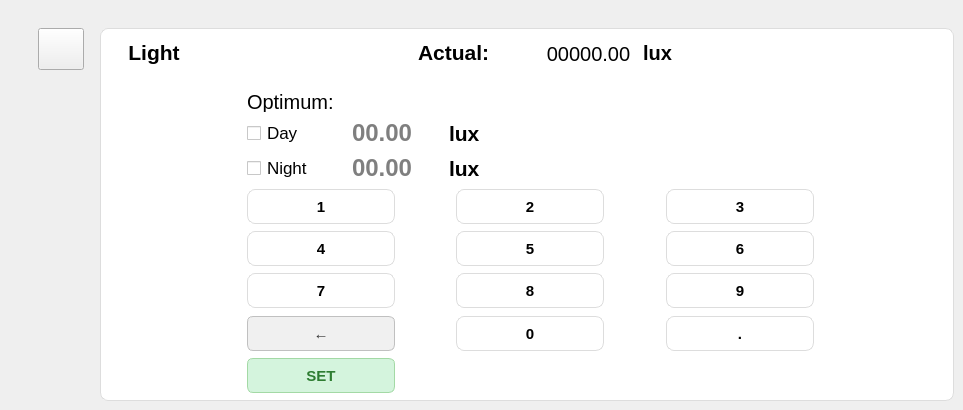
    <widget class="QWidget" name="lightPage">
     <widget class="QPushButton" name="goDashboardFromLight">
      <property name="geometry">
       <rect>
        <x>38</x>
        <y>28</y>
        <width>46</width>
        <height>42</height>
       </rect>
      </property>
      <property name="font">
       <font>
        <pointsize>14</pointsize>
        <weight>75</weight>
        <bold>true</bold>
       </font>
      </property>
      <property name="text">
       <string/>
      </property>
      <property name="icon">
       <iconset>
        <normaloff>image-removebg-preview (2).png</normaloff>image-removebg-preview (2).png</iconset>
      </property>
      <property name="iconSize">
       <size>
        <width>31</width>
        <height>28</height>
       </size>
      </property>
     </widget>
     <widget class="QFrame" name="lightFrame">
      <property name="geometry">
       <rect>
        <x>100</x>
        <y>28</y>
        <width>854</width>
        <height>373</height>
       </rect>
      </property>
      <property name="styleSheet">
       <string notr="true">background-color: #ffffff;   /* Putih bersih */
    border: 1px solid #dddddd;  /* Border abu muda agar tidak terlalu kontras */
    border-radius: 8px;         /* Sudut agak membulat */
</string>
      </property>
      <property name="frameShape">
       <enum>QFrame::StyledPanel</enum>
      </property>
      <property name="frameShadow">
       <enum>QFrame::Raised</enum>
      </property>
      <widget class="QPushButton" name="setLight">
       <property name="geometry">
        <rect>
         <x>147</x>
         <y>330</y>
         <width>148</width>
         <height>35</height>
        </rect>
       </property>
       <property name="font">
        <font>
         <pointsize>11</pointsize>
         <weight>75</weight>
         <bold>true</bold>
        </font>
       </property>
       <property name="styleSheet">
        <string notr="true">  background-color: #d4f4dd;      /* Hijau muda lembut */
    border: 1px solid #a3d9a5;      /* Border hijau natural */
    border-radius: 6px;             /* Sudut agak membulat */
    padding: 5px 12px;              /* Padding untuk kenyamanan klik */
    color: #2e7d32;                 /* Teks hijau gelap */
    font-weight: bold;</string>
       </property>
       <property name="text">
        <string>SET</string>
       </property>
      </widget>
      <widget class="QLabel" name="subActualLightUnit">
       <property name="geometry">
        <rect>
         <x>543</x>
         <y>11</y>
         <width>70</width>
         <height>28</height>
        </rect>
       </property>
       <property name="font">
        <font>
         <pointsize>15</pointsize>
         <weight>75</weight>
         <bold>true</bold>
        </font>
       </property>
       <property name="styleSheet">
        <string notr="true">border: none;
</string>
       </property>
       <property name="text">
        <string>lux</string>
       </property>
      </widget>
      <widget class="QPushButton" name="buttonFiveLight">
       <property name="geometry">
        <rect>
         <x>356</x>
         <y>203</y>
         <width>148</width>
         <height>35</height>
        </rect>
       </property>
       <property name="font">
        <font>
         <pointsize>11</pointsize>
         <weight>75</weight>
         <bold>true</bold>
        </font>
       </property>
       <property name="text">
        <string>5</string>
       </property>
      </widget>
      <widget class="QLabel" name="subLightIcon">
       <property name="geometry">
        <rect>
         <x>100</x>
         <y>7</y>
         <width>39</width>
         <height>35</height>
        </rect>
       </property>
       <property name="styleSheet">
        <string notr="true">border: none;
</string>
       </property>
       <property name="text">
        <string/>
       </property>
       <property name="pixmap">
        <pixmap>istockphoto-1191750833-170667a-removebg-preview (1).png</pixmap>
       </property>
       <property name="scaledContents">
        <bool>true</bool>
       </property>
      </widget>
      <widget class="QLineEdit" name="lightSetPointNight">
       <property name="geometry">
        <rect>
         <x>250</x>
         <y>126</y>
         <width>91</width>
         <height>28</height>
        </rect>
       </property>
       <property name="font">
        <font>
         <pointsize>18</pointsize>
         <weight>75</weight>
         <bold>true</bold>
        </font>
       </property>
       <property name="styleSheet">
        <string notr="true">border: none;
</string>
       </property>
       <property name="text">
        <string/>
       </property>
       <property name="placeholderText">
        <string>00.00</string>
       </property>
      </widget>
      <widget class="QPushButton" name="buttonSevenLight">
       <property name="geometry">
        <rect>
         <x>147</x>
         <y>245</y>
         <width>148</width>
         <height>35</height>
        </rect>
       </property>
       <property name="font">
        <font>
         <pointsize>11</pointsize>
         <weight>75</weight>
         <bold>true</bold>
        </font>
       </property>
       <property name="text">
        <string>7</string>
       </property>
      </widget>
      <widget class="QLabel" name="optActualLightUnit">
       <property name="geometry">
        <rect>
         <x>349</x>
         <y>91</y>
         <width>47</width>
         <height>28</height>
        </rect>
       </property>
       <property name="font">
        <font>
         <pointsize>16</pointsize>
         <weight>75</weight>
         <bold>true</bold>
        </font>
       </property>
       <property name="styleSheet">
        <string notr="true">border: none;
</string>
       </property>
       <property name="text">
        <string>lux</string>
       </property>
      </widget>
      <widget class="QPushButton" name="buttonDelLight">
       <property name="geometry">
        <rect>
         <x>147</x>
         <y>288</y>
         <width>148</width>
         <height>35</height>
        </rect>
       </property>
       <property name="font">
        <font>
         <pointsize>11</pointsize>
         <weight>75</weight>
         <bold>true</bold>
        </font>
       </property>
       <property name="styleSheet">
        <string notr="true">  background-color: #f0f0f0;       /* Abu-abu muda */
    border: 1px solid #c0c0c0;       /* Border abu yang sedikit lebih gelap */
    border-radius: 6px;
    padding: 5px 12px;
    color: #333333;                  /* Teks abu gelap */
    font-weight: bold;</string>
       </property>
       <property name="text">
        <string>←</string>
       </property>
      </widget>
      <widget class="QLabel" name="subLightTitle">
       <property name="geometry">
        <rect>
         <x>15</x>
         <y>7</y>
         <width>78</width>
         <height>35</height>
        </rect>
       </property>
       <property name="font">
        <font>
         <pointsize>16</pointsize>
         <weight>75</weight>
         <bold>true</bold>
        </font>
       </property>
       <property name="styleSheet">
        <string notr="true">border: none;
</string>
       </property>
       <property name="text">
        <string>Light</string>
       </property>
       <property name="alignment">
        <set>Qt::AlignCenter</set>
       </property>
      </widget>
      <widget class="QPushButton" name="buttonTwoLight">
       <property name="geometry">
        <rect>
         <x>356</x>
         <y>161</y>
         <width>148</width>
         <height>35</height>
        </rect>
       </property>
       <property name="font">
        <font>
         <pointsize>11</pointsize>
         <weight>75</weight>
         <bold>true</bold>
        </font>
       </property>
       <property name="text">
        <string>2</string>
       </property>
      </widget>
      <widget class="QPushButton" name="buttonZeroLight">
       <property name="geometry">
        <rect>
         <x>356</x>
         <y>288</y>
         <width>148</width>
         <height>35</height>
        </rect>
       </property>
       <property name="font">
        <font>
         <pointsize>11</pointsize>
         <weight>75</weight>
         <bold>true</bold>
        </font>
       </property>
       <property name="text">
        <string>0</string>
       </property>
      </widget>
      <widget class="QPushButton" name="buttonOneLight">
       <property name="geometry">
        <rect>
         <x>147</x>
         <y>161</y>
         <width>148</width>
         <height>35</height>
        </rect>
       </property>
       <property name="font">
        <font>
         <pointsize>11</pointsize>
         <weight>75</weight>
         <bold>true</bold>
        </font>
       </property>
       <property name="text">
        <string>1</string>
       </property>
      </widget>
      <widget class="QPushButton" name="buttonFourLight">
       <property name="geometry">
        <rect>
         <x>147</x>
         <y>203</y>
         <width>148</width>
         <height>35</height>
        </rect>
       </property>
       <property name="font">
        <font>
         <pointsize>11</pointsize>
         <weight>75</weight>
         <bold>true</bold>
        </font>
       </property>
       <property name="text">
        <string>4</string>
       </property>
      </widget>
      <widget class="QLabel" name="optLightTitle">
       <property name="geometry">
        <rect>
         <x>147</x>
         <y>63</y>
         <width>109</width>
         <height>21</height>
        </rect>
       </property>
       <property name="font">
        <font>
         <pointsize>15</pointsize>
        </font>
       </property>
       <property name="styleSheet">
        <string notr="true">border: none;
</string>
       </property>
       <property name="text">
        <string>Optimum:</string>
       </property>
      </widget>
      <widget class="QLineEdit" name="lightSetPointDay">
       <property name="geometry">
        <rect>
         <x>250</x>
         <y>91</y>
         <width>91</width>
         <height>28</height>
        </rect>
       </property>
       <property name="font">
        <font>
         <pointsize>18</pointsize>
         <weight>75</weight>
         <bold>true</bold>
        </font>
       </property>
       <property name="styleSheet">
        <string notr="true">border: none;
</string>
       </property>
       <property name="text">
        <string/>
       </property>
       <property name="placeholderText">
        <string>00.00</string>
       </property>
      </widget>
      <widget class="QCheckBox" name="lightDayOnOff">
       <property name="geometry">
        <rect>
         <x>147</x>
         <y>91</y>
         <width>71</width>
         <height>28</height>
        </rect>
       </property>
       <property name="font">
        <font>
         <pointsize>13</pointsize>
        </font>
       </property>
       <property name="styleSheet">
        <string notr="true">border: none;
</string>
       </property>
       <property name="text">
        <string>Day</string>
       </property>
      </widget>
      <widget class="QPushButton" name="buttonNineLight">
       <property name="geometry">
        <rect>
         <x>566</x>
         <y>245</y>
         <width>148</width>
         <height>35</height>
        </rect>
       </property>
       <property name="font">
        <font>
         <pointsize>11</pointsize>
         <weight>75</weight>
         <bold>true</bold>
        </font>
       </property>
       <property name="text">
        <string>9</string>
       </property>
      </widget>
      <widget class="QLabel" name="optActualLightUnit_2">
       <property name="geometry">
        <rect>
         <x>349</x>
         <y>126</y>
         <width>47</width>
         <height>28</height>
        </rect>
       </property>
       <property name="font">
        <font>
         <pointsize>16</pointsize>
         <weight>75</weight>
         <bold>true</bold>
        </font>
       </property>
       <property name="styleSheet">
        <string notr="true">border: none;
</string>
       </property>
       <property name="text">
        <string>lux</string>
       </property>
      </widget>
      <widget class="QPushButton" name="buttonSixLight">
       <property name="geometry">
        <rect>
         <x>566</x>
         <y>203</y>
         <width>148</width>
         <height>35</height>
        </rect>
       </property>
       <property name="font">
        <font>
         <pointsize>11</pointsize>
         <weight>75</weight>
         <bold>true</bold>
        </font>
       </property>
       <property name="text">
        <string>6</string>
       </property>
      </widget>
      <widget class="QPushButton" name="buttonCommaLight">
       <property name="geometry">
        <rect>
         <x>566</x>
         <y>288</y>
         <width>148</width>
         <height>35</height>
        </rect>
       </property>
       <property name="font">
        <font>
         <pointsize>11</pointsize>
         <weight>75</weight>
         <bold>true</bold>
        </font>
       </property>
       <property name="text">
        <string>.</string>
       </property>
      </widget>
      <widget class="QPushButton" name="buttonEightLight">
       <property name="geometry">
        <rect>
         <x>356</x>
         <y>245</y>
         <width>148</width>
         <height>35</height>
        </rect>
       </property>
       <property name="font">
        <font>
         <pointsize>11</pointsize>
         <weight>75</weight>
         <bold>true</bold>
        </font>
       </property>
       <property name="text">
        <string>8</string>
       </property>
      </widget>
      <widget class="QLabel" name="subActualLightVal">
       <property name="geometry">
        <rect>
         <x>434</x>
         <y>8</y>
         <width>109</width>
         <height>35</height>
        </rect>
       </property>
       <property name="font">
        <font>
         <pointsize>15</pointsize>
         <weight>50</weight>
         <bold>false</bold>
        </font>
       </property>
       <property name="styleSheet">
        <string notr="true">border: none;
</string>
       </property>
       <property name="text">
        <string>00000.00</string>
       </property>
       <property name="alignment">
        <set>Qt::AlignCenter</set>
       </property>
      </widget>
      <widget class="QLabel" name="actualLightTitle">
       <property name="geometry">
        <rect>
         <x>318</x>
         <y>7</y>
         <width>117</width>
         <height>35</height>
        </rect>
       </property>
       <property name="font">
        <font>
         <pointsize>16</pointsize>
         <weight>75</weight>
         <bold>true</bold>
        </font>
       </property>
       <property name="styleSheet">
        <string notr="true">border: none;
</string>
       </property>
       <property name="text">
        <string>Actual:</string>
       </property>
      </widget>
      <widget class="QCheckBox" name="lightNightOnOff">
       <property name="geometry">
        <rect>
         <x>147</x>
         <y>126</y>
         <width>81</width>
         <height>28</height>
        </rect>
       </property>
       <property name="font">
        <font>
         <pointsize>13</pointsize>
        </font>
       </property>
       <property name="styleSheet">
        <string notr="true">border: none;
</string>
       </property>
       <property name="text">
        <string>Night</string>
       </property>
      </widget>
      <widget class="QPushButton" name="buttonThreeLight">
       <property name="geometry">
        <rect>
         <x>566</x>
         <y>161</y>
         <width>148</width>
         <height>35</height>
        </rect>
       </property>
       <property name="font">
        <font>
         <pointsize>11</pointsize>
         <weight>75</weight>
         <bold>true</bold>
        </font>
       </property>
       <property name="text">
        <string>3</string>
       </property>
      </widget>
     </widget>
     <zorder>lightFrame</zorder>
     <zorder>goDashboardFromLight</zorder>
    </widget>
